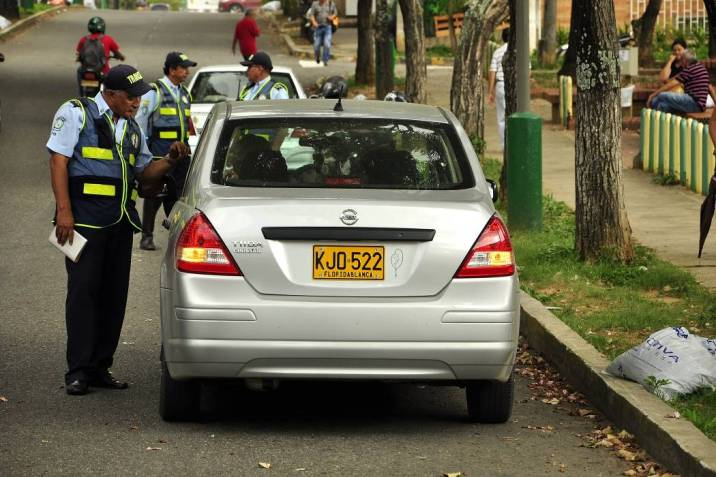
#> input picture placa1.jpeg, 716 x 477 px, given in place of video1.mp4, which was not available
$ python Placa.py
#> lines starting #> are read from the running program, lines starting #| are printed output that depends on the picture; after the words box and inside, x2 and y2 are one past the last pixel; in counts of white or black regions, pixels touching at a corner belong together; pictures that were not available may be replaced by others from this repository, and a replacement may not be noted
from ast import And
from distutils.command.config import config
from operator import and_
from socket import MSG_PEEK
import cv2 # --- C:\Program Files\Tesseract-OCR ---
import numpy
import pytesseract
from PIL import Image

CAP = cv2.VideoCapture ("video1.mp4")
CTEXTO = ''

while True:
    print("Inico video")
    ret, marco = CAP.read()
#> marco is the input picture: shape (477, 716, 3); mean B, G, R 80, 100.7, 105.3
    print("Continua, ret: ", str(ret))
#| Continua, ret:  True
    if ret == False:
        break

    cv2.rectangle(marco, (870, 750),(1070,850), (0,0,0),cv2.FILLED)
    cv2.putText(marco,CTEXTO[0:7],(900, 810), cv2.FONT_HERSHEY_SIMPLEX, 1, (0, 255 ,0), 2)

    al, an, c = marco.shape
#> al = 477; an = 716; c = 3
    x1 = int (an/3)
#> x1 = 238
    x2 = int (x1*2)
#> x2 = 476
    y1 = int (al/3)
#> y1 = 159
    y2 = int (y1*2)
#> y2 = 318

    cv2.rectangle(marco, (x1 + 160, y1 + 500), (1120,940), (0,0,0), cv2.FILLED)
    cv2.putText(marco, 'Resultado Analisis', (x1 + 180, y1 + 550), cv2.FONT_HERSHEY_SIMPLEX, 1,(0,255,0),2)

    cv2.rectangle(marco, (x1,y1), (x2,y2), (0,255,0),2)
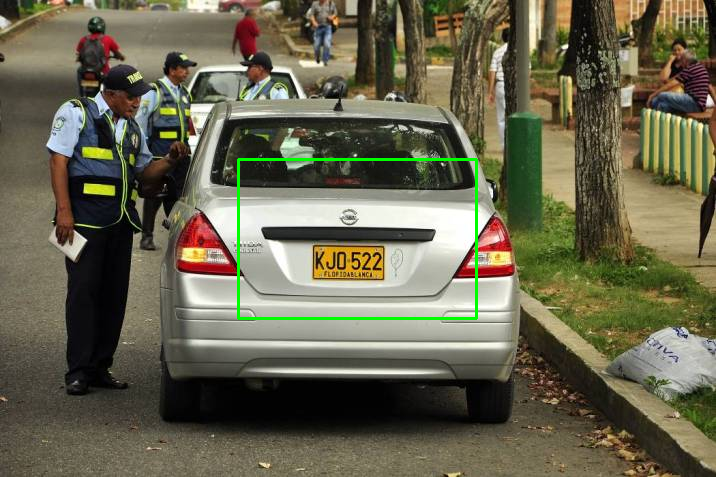
#> marco: shape (477, 716, 3); 0.7% of pixels changed, all inside (x1, y1, x2, y2) = (237, 158, 478, 320)
    recorte = marco[y1:y2, x1:x2]
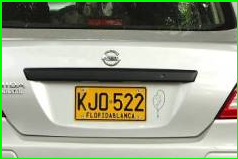
#> recorte: shape (159, 238, 3); mean B, G, R 135.8, 158.3, 152.4

    MB = numpy.matrix(recorte[:,:,0])
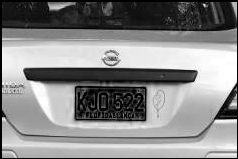
#> MB: shape (159, 238); min 0, max 255, mean 135.8
    MG = numpy.matrix(recorte[:,:,1])
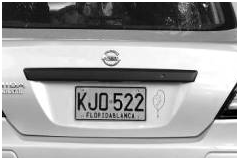
#> MG: shape (159, 238); min 0, max 255, mean 158.3
    MR = numpy.matrix(recorte[:,:,2])
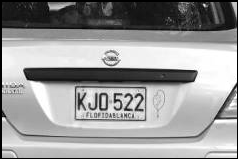
#> MR: shape (159, 238); min 0, max 255, mean 152.4
    COLOR = cv2.absdiff (MG, MB)
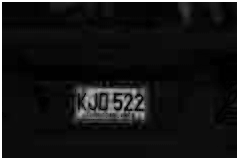
#> COLOR: shape (159, 238); min 0, max 255, mean 22.7


    _, UMBRAL = cv2.threshold(COLOR, 40, 255, cv2.THRESH_BINARY)
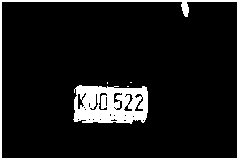
#> UMBRAL: shape (159, 238); 9.3% white; 5 white regions (3 under 20 px)
    Contornos, _ = cv2.findContours(UMBRAL, cv2.RETR_TREE, cv2.CHAIN_APPROX_SIMPLE)
#> Contornos = 34 contours, 22 with area under 20; largest, box (x1, y1, x2, y2) and area: (0, 0, 238, 159) 37446, (1, 1, 238, 159) 36976, (73, 85, 148, 124) 2460, (98, 92, 108, 111) 72, (77, 93, 85, 110) 64
    Contornos = sorted(Contornos, key=lambda x: cv2.contourArea(x), reverse=True)

    for Contorno in Contornos:
        Area = cv2.contourArea(Contorno)
        print("Area: ", Area)
        if Area > 50 and Area < 500:
            x, y, ancho, alto = cv2.boundingRect(Contorno)
            xpi = x + x1
            ypi = y + y1
            xpf = x + ancho + x1
            ypf = y + alto + y1
            cv2.rectangle(marco, (xpi,ypi), (xpf,ypf), (255,255,0),2)

            placa = marco[ypi:ypf, xpi:xpf]
            alp, anp, cp = placa.shape

            MVA = numpy.zeros((alp, anp))

            MBP = numpy.matrix(placa[:, :, 0])
            MGP = numpy.matrix(placa[:, :, 1])
            MRP = numpy.matrix(placa[:, :, 2])

            for col in range (0, alp):
                for fil  in range (0, anp):
                    MAX = max(MRP[col,fil], MBP[col, fil])
                    MVA [col, fil] = 255 - MAX

            _, binariza = cv2.threshold(MVA, 150, 255, cv2.THRESH_BINARY)
            binariza = binariza.reshape (alp, anp)
            binariza = Image.fromarray(binariza)
            binariza = binariza.convert('L')

            print("binariza: ", binariza)

            if alp >= 1 and anp >= 10:
                print("Entro al if")

                pytesseract.pytesseract.tesseract_cmd = 'C:\\Program Files\\Tesseract-OCR\\tesseract.exe'
                texto = pytesseract.image_to_string(binariza, config="--psm 11")

                print("texto: ", texto)

                if len (texto) >=7:
                    CTEXTO = texto
                    print(texto)
            break
        cv2.imshow('Deteccion Placa en Vehiculo', marco)
        #if cv2.waitKey(1) & 0xFF == ord('q'):
         #   break
        t = cv2.waitKey(1)

        if t == 27:
            break
#> this loop made 2 passes; (key q is pressed on pass 1)
#> (Contorno, Area) on pass 1: ([[0, 0], [0, 158], [237, 158], [237, 0]], 37446)
#> Area on pass 2: 36976
#| Area:  37446.0
#| Area:  36976.0
#> (the run stopped early here; a loop or call above may not have finished)
